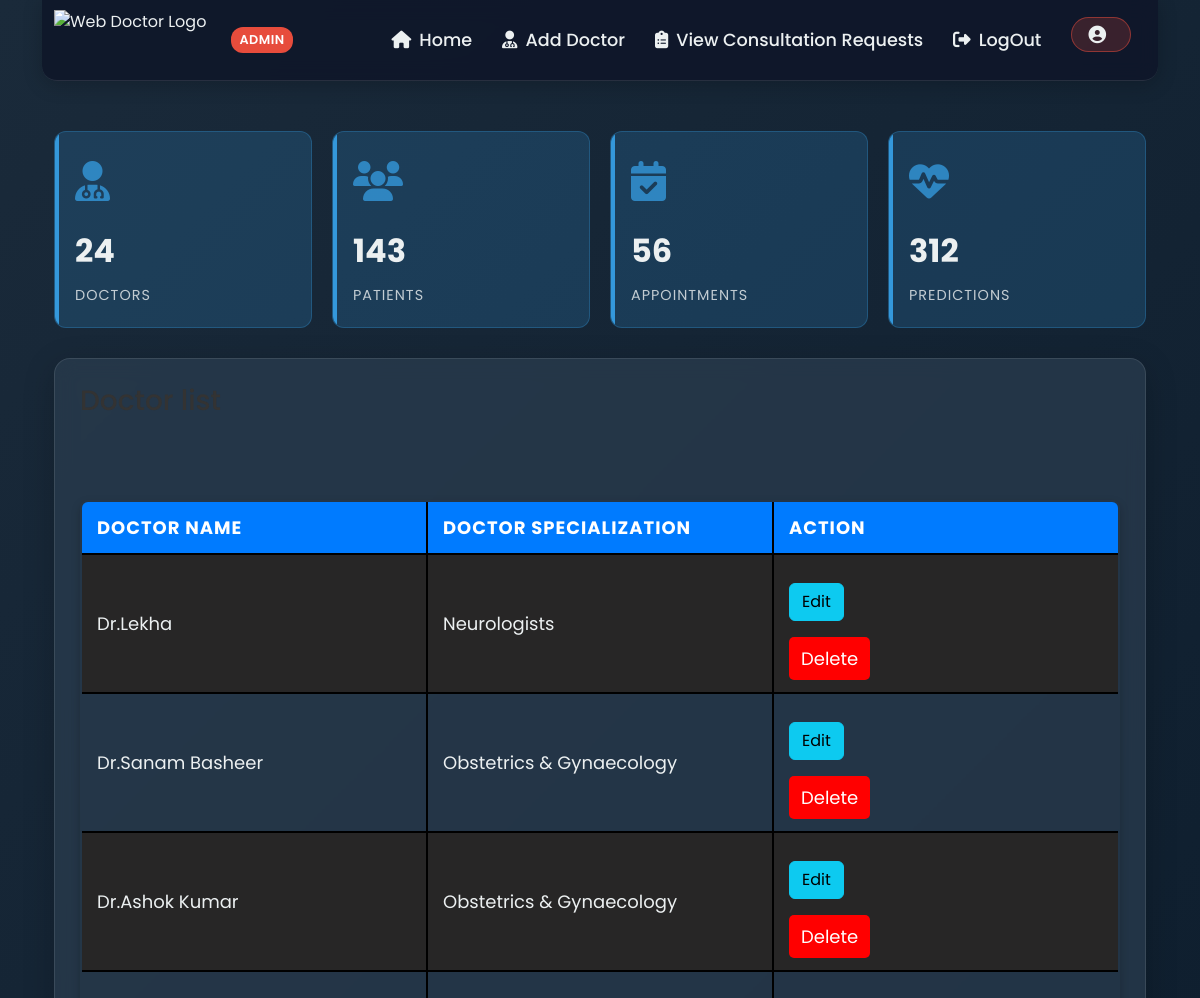
The app's page /doctor_list (upper part), older data.
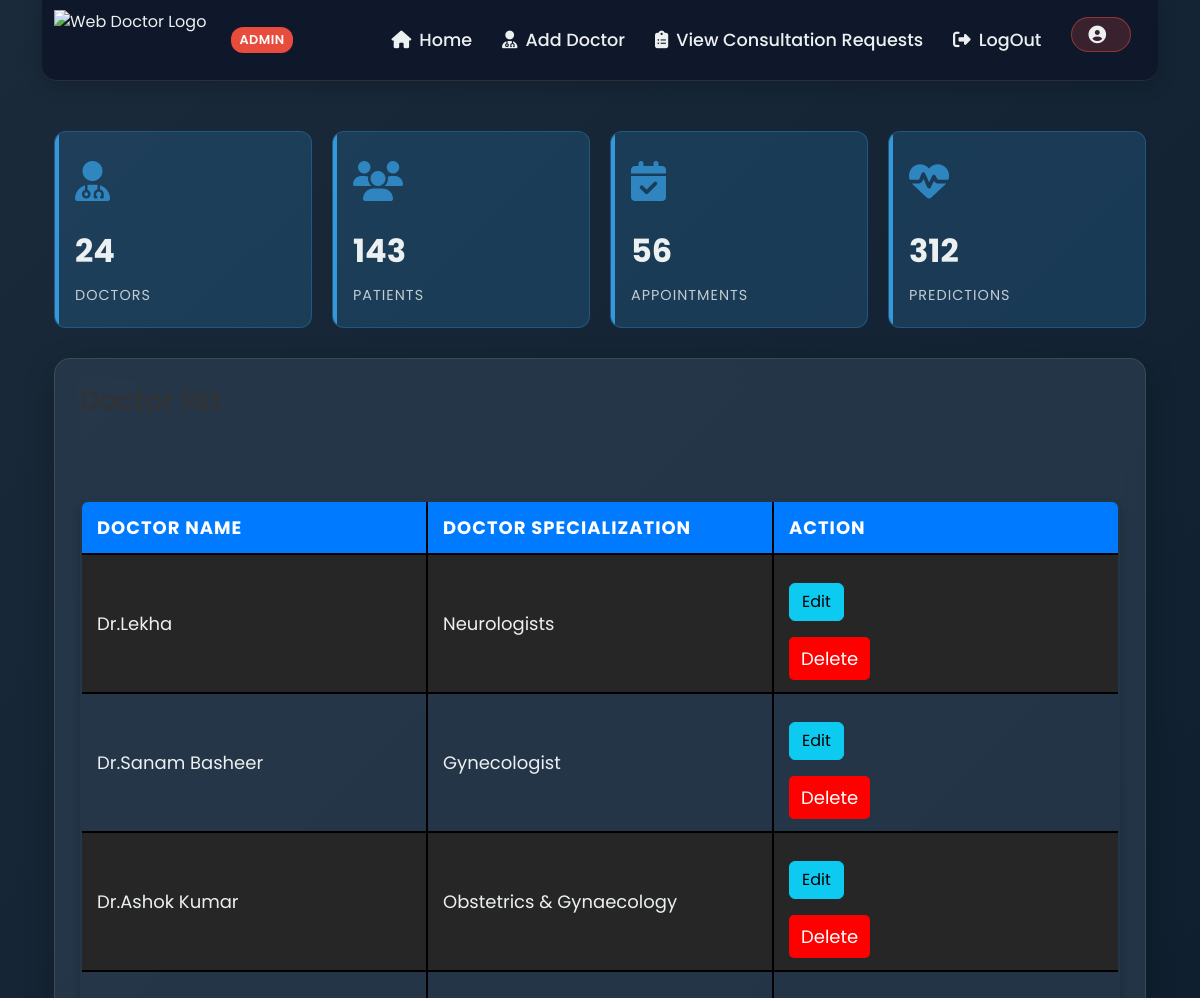
The same page, newer data.
### main/models.py (models this page shows)
class DoctorAdd(models.Model):
    Doctor_name = models.CharField(max_length=200)
    SPECIALIZATION_CHOICES = [
        ('Cardiologist', 'Cardiologist'),
        ('Dermatologist', 'Dermatologist'),
        ('Neurologist', 'Neurologist'),
        ('Pediatrician', 'Pediatrician'),
        ('General', 'General'),
        ('Orthopedic', 'Orthopedic'),
        ('Psychiatrist', 'Psychiatrist'),
        ('Oncologist', 'Oncologist'),
        ('Gynecologist', 'Gynecologist'),
        ('Urologist', 'Urologist'),
    ]
    Doctor_spacial = models.CharField(max_length=200, choices=SPECIALIZATION_CHOICES)
    Date_joined = models.DateField(auto_now=False)

### main/views.py (the view)
# urls.py: path('doctor_list',doctor_list,name='doctor_list'),
def doctor_list(request):
    doctors = DoctorAdd.objects.all()
    if request.method == 'POST':
        doctor_id = request.POST['submit']
        doct = DoctorAdd.objects.get(id = doctor_id)
        doct.delete()
        messages.info(request,"Doctor Deleted successfuly")
        return redirect('doctor_list')
    return render(request,'main/doctor_list.html',{"doctors":doctors})

### templates/main/doctor_list.html (shortened to what this page needs)
{% extends 'main/Admin.html' %}
{% block content %}
<table style='border:2px black solid'>
    <h3>Doctor list</h3>
    <tr style='border:2px black solid ; width:200px' >
        <th style='border:2px black solid ; width:200px'>
            Doctor Name
        </th>
        <th style='border:2px black solid; width:200px'>
            Doctor Specialization
        </th>
        <th style='border:2px black solid; width:200px'>
            Action
        </th>
    </tr>  <br><br>
{% for doctor in doctors %}
    <tr style='border:2px black solid'>
        <td style='border:2px black solid'>
            {{doctor.Doctor_name}}
        </td>
        <td style='border:2px black solid'>
            {{doctor.Doctor_spacial}}
        </td>
        <td style='border:2px black solid'>
            <a href="{%url 'doctor_edit' doctor.id %}" class="btn btn-info mt-3 mb-3">Edit</a>
            <form method='POST'>
                <button value='{{doctor.id}}' name='submit' >Delete</button>
            </form>
        </td>
    </tr>
{% endfor %}
</table>
{% endblock %}

Row changes from the older to the newer data that the page shows:
changed DoctorAdd "Dr.Sanam Basheer": Doctor_spacial "Obstetrics & Gynaecology" → "Gynecologist"
